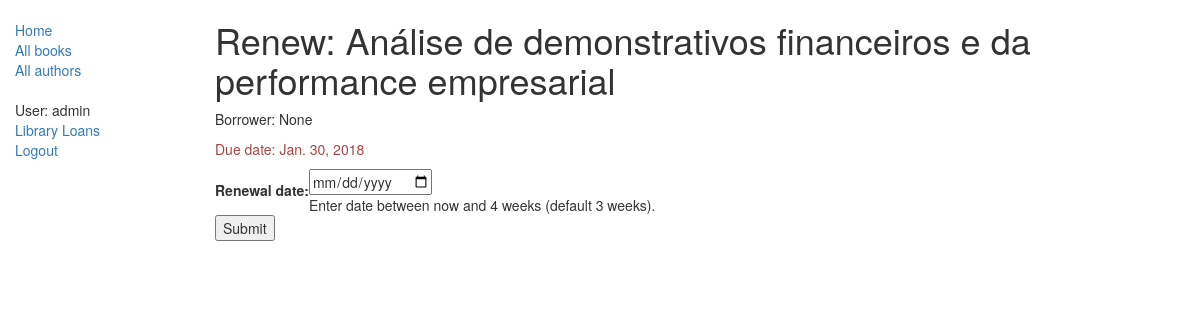
Page /catalog/book/b15d51b0-7b16-4ce4-a96a-a539c13b0ffd/renew/ (signed in) on the earlier database version.
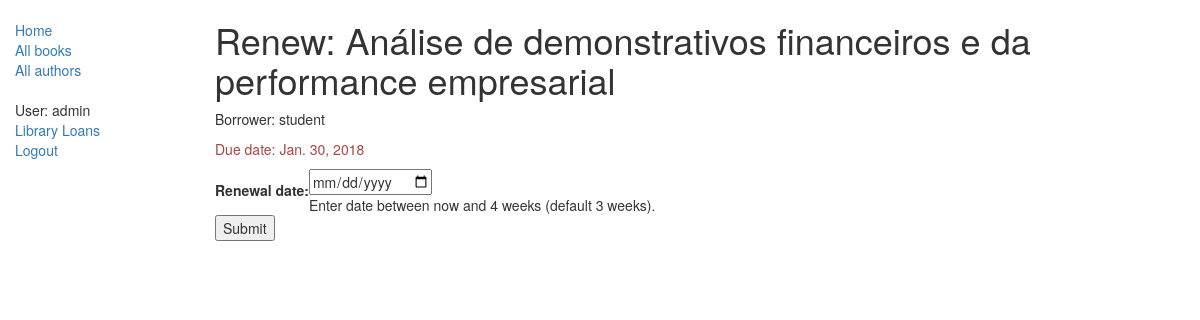
Same page on the later database version.
### catalog/models.py (models this page shows, shortened)
class BookInstance(models.Model):
    id = models.UUIDField(primary_key=True, default=uuid.uuid4, help_text="Unique ID for this particular book across the library")
    book = models.ForeignKey('Book', on_delete=models.SET_NULL, null=True)
    imprint = models.CharField(max_length=200)
    due_back=models.DateField(null=True, blank=True)
    borrower = models.ForeignKey(User, on_delete=models.SET_NULL, null=True, blank=True)
    LOAN_STATUS=(
        ('m', 'Maintanance'),
        ('o', 'On Loan'),
        ('a', 'Available'),
        ('r', 'Reserved'),
    )
    status = models.CharField(max_length=1, choices=LOAN_STATUS, blank=True, default='m', help_text='Book availability')
    class Meta:
        ordering = ['due_back']
        permissions = (("can_mark_returned", "Set book as returned"),
                       ("can_edit", "Make some changes..."),
                       ("see_all_borrowed", "See all borrowed"),
                       )
    @property
    def is_overdue(self):
        if self.due_back and date.today() > self.due_back:
            return True
        return False

class Book(models.Model):
    title = models.CharField(max_length=200)
    author = models.ForeignKey('Author', on_delete=models.SET_NULL, null=True)
    summary = models.TextField(max_length=1000, help_text="Enter a brief description of the book")
    isbn = models.CharField('ISBN', max_length=13, help_text="13 characters <a href='https://www.isbn-international.org/content/what-isbn'>ISBN number</a>")
    genre = models.ManyToManyField(Genre, help_text="Select the genre of the book")
    language = models.ForeignKey('Language', on_delete=models.SET_NULL, null=True)
    def display_genre(self):
        """
        Creates a string for the Genre. This is required to display genre in Admin.
        """
        return ', '.join([genre.name for genre in self.genre.all()[:3]])
    display_genre.short_description = "Genre"

### catalog/views.py (the view)
# urls.py: path('book/<uuid:pk>/renew/', views.renew_book_librarian, name='renew-book-librarian'),
@permission_required('catalog.can_mark_returned')
def renew_book_librarian(request, pk):
    book_inst=get_object_or_404(BookInstance, pk = pk)
    if request.method == 'POST':
        form = RenewBookForm(request.POST)
        if form.is_valid():
            book_inst.due_back = form.cleaned_data['renewal_date']
            book_inst.save()
            return HttpResponseRedirect(reverse('all-borrowed') )
    else:
        proposed_renewal_date = datetime.date.today() + datetime.timedelta(weeks=3)
        form = RenewBookForm(initial={'renewal_date': proposed_renewal_date,})
    return render(request, 'catalog/book_renew_librarian.html', {'form': form, 'bookinst':book_inst})

### catalog/forms.py (shortened to what this page needs)
class RenewBookForm(forms.Form):
    renew_date = forms.DateField(help_text="Enter a date between now and 4 weeks (default 3).")

### catalog/templates/catalog/book_renew_librarian.html (shortened to what this page needs)
{% extends 'base_generic.html' %}
{% block content %}
    <h1>Renew: {{ bookinst.book.title }}</h1>
    <p>Borrower: {{ bookinst.borrower }}</p>
    <p {% if bookinst.is_overdue %} class="text-danger"{% endif %}>Due date: {{ bookinst.due_back }}</p>
    <form action="" method="post">
        <table>
            <tr>
                <th><label for="id_renewal_date">Renewal date:</label></th>
                <td>
                    <input id="id_renewal_date" name="renewal_date" type='date' value="" required />
                    <br />
                    <span class="helptext">Enter date between now and 4 weeks (default 3 weeks).</span>
                </td>
            </tr>
        </table>
        <input type="submit" value="Submit" />
    </form>
{% endblock %}

Differences in the rows shown:
changed BookInstance "Análise de demonstrativos financeiros e da performance empresarial": borrower "None" → "student"
